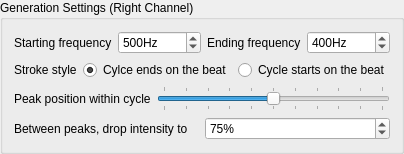
        <widget class="QGroupBox" name="estimRightChannelSettingsBox">
         <property name="title">
          <string>Generation Settings (Right Channel)</string>
         </property>
         <layout class="QGridLayout" name="gridLayout_21">
          <item row="1" column="0" colspan="2">
           <layout class="QHBoxLayout" name="estimRightChannelStrokeStyleHorizontalLayout">
            <item>
             <widget class="QLabel" name="estimLeftChannelStrokeStyleLabel">
              <property name="toolTip">
               <string>Choose the 'style' of stroking that should be simulated.</string>
              </property>
              <property name="text">
               <string>Stroke style</string>
              </property>
             </widget>
            </item>
            <item>
             <widget class="QRadioButton" name="estimRightChannelCycleEndsOnBeatRadioButton">
              <property name="toolTip">
               <string>A full up-and-down stroke is timed so that it finishes on the beat. It will pause at the bottom of the stroke if there is no beat shortly after.</string>
              </property>
              <property name="text">
               <string>Cylce ends on the beat</string>
              </property>
              <property name="checked">
               <bool>true</bool>
              </property>
             </widget>
            </item>
            <item>
             <widget class="QRadioButton" name="estimRightChannelCycleStartsOnBeatRadioButton">
              <property name="toolTip">
               <string>A full down-and-up stroke is timed so that the bottom of the stroke falls on the beat. After the up-stroke, it will pause at the top of the stroke if there is no beat shortly after.</string>
              </property>
              <property name="text">
               <string>Cycle starts on the beat</string>
              </property>
              <property name="checked">
               <bool>false</bool>
              </property>
             </widget>
            </item>
           </layout>
          </item>
          <item row="0" column="0" colspan="2">
           <layout class="QHBoxLayout" name="estimRightChannelFrequencyHorizontalLayout">
            <item>
             <widget class="QLabel" name="estimRightChannelStartingFrequencyLabel">
              <property name="toolTip">
               <string>Carrier frequency of the e-stim signal at the start of the game</string>
              </property>
              <property name="text">
               <string>Starting frequency</string>
              </property>
             </widget>
            </item>
            <item>
             <widget class="QSpinBox" name="estimRightChannelStartingFrequencySpinbox">
              <property name="toolTip">
               <string>Carrier frequency of the e-stim signal at the start of the game</string>
              </property>
              <property name="suffix">
               <string>Hz</string>
              </property>
              <property name="minimum">
               <number>50</number>
              </property>
              <property name="maximum">
               <number>8000</number>
              </property>
              <property name="singleStep">
               <number>10</number>
              </property>
              <property name="value">
               <number>500</number>
              </property>
             </widget>
            </item>
            <item>
             <widget class="QLabel" name="estimRightChannelEndingFrequencyLabel">
              <property name="toolTip">
               <string>Carrier frequency of the e-stim signal at the start of the game (lower frequencies are more intense)</string>
              </property>
              <property name="text">
               <string>Ending frequency</string>
              </property>
             </widget>
            </item>
            <item>
             <widget class="QSpinBox" name="estimRightChannelEndingFrequencySpinbox">
              <property name="toolTip">
               <string>Carrier frequency of the e-stim signal at the start of the game (lower frequencies are more intense)</string>
              </property>
              <property name="suffix">
               <string>Hz</string>
              </property>
              <property name="minimum">
               <number>50</number>
              </property>
              <property name="maximum">
               <number>8000</number>
              </property>
              <property name="singleStep">
               <number>10</number>
              </property>
              <property name="value">
               <number>400</number>
              </property>
             </widget>
            </item>
           </layout>
          </item>
          <item row="3" column="0">
           <widget class="QLabel" name="estimRightChannelBackgroundLevelLabel">
            <property name="text">
             <string>Between peaks, drop intensity to</string>
            </property>
           </widget>
          </item>
          <item row="3" column="1">
           <widget class="QSpinBox" name="estimRightChannelBackgroundLevelSpinBox">
            <property name="toolTip">
             <string>Increase signal strength by this amount over the course of the game to account for loss in sensitivity (in effect, this lowers the starting volume, use larger values for longer games)</string>
            </property>
            <property name="suffix">
             <string>%</string>
            </property>
            <property name="maximum">
             <number>99</number>
            </property>
            <property name="singleStep">
             <number>5</number>
            </property>
            <property name="value">
             <number>75</number>
            </property>
           </widget>
          </item>
          <item row="2" column="0" colspan="2">
           <layout class="QHBoxLayout" name="estimRightChannelPeakWithinCycleLayout">
            <item>
             <widget class="QLabel" name="estimRightChannelPeakWithinCycleLabel">
              <property name="toolTip">
               <string>Adjust the balance of the signal between the left and right channels to achieve the best sensation.</string>
              </property>
              <property name="text">
               <string>Peak position within cycle</string>
              </property>
             </widget>
            </item>
            <item>
             <widget class="QSlider" name="estimRightChannelPeakWithinCycleSlider">
              <property name="toolTip">
               <string>Adjust the balance of the signal between the left and right channels to achieve the best sensation.</string>
              </property>
              <property name="layoutDirection">
               <enum>Qt::LeftToRight</enum>
              </property>
              <property name="autoFillBackground">
               <bool>false</bool>
              </property>
              <property name="minimum">
               <number>0</number>
              </property>
              <property name="maximum">
               <number>100</number>
              </property>
              <property name="value">
               <number>50</number>
              </property>
              <property name="tracking">
               <bool>false</bool>
              </property>
              <property name="orientation">
               <enum>Qt::Horizontal</enum>
              </property>
              <property name="tickPosition">
               <enum>QSlider::TicksBothSides</enum>
              </property>
              <property name="tickInterval">
               <number>10</number>
              </property>
             </widget>
            </item>
           </layout>
          </item>
         </layout>
        </widget>
